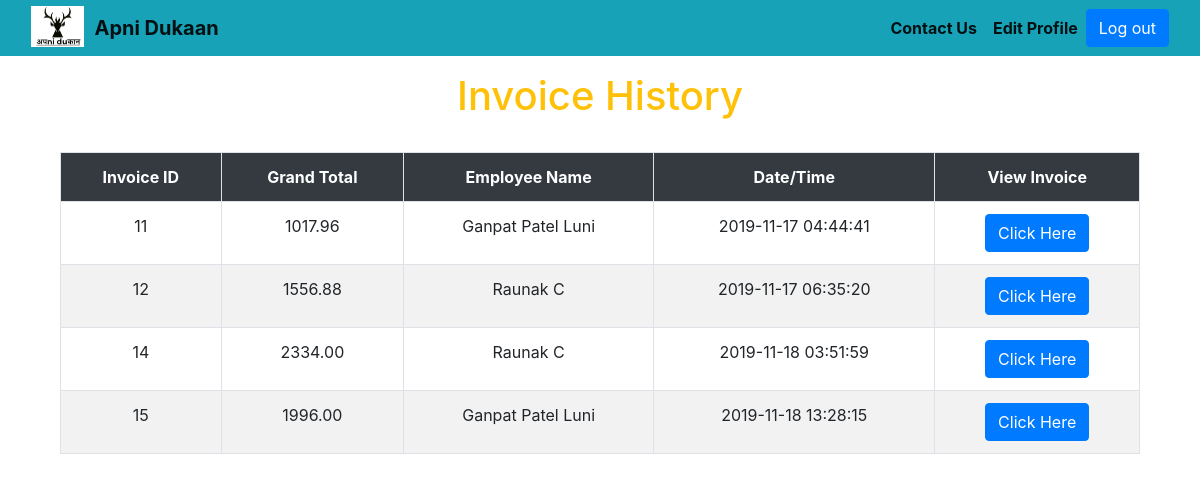
Page /customer_login/customer.php (signed in) on the committed database.
### tables this page shows
CREATE TABLE `invoice` (
  `invoice_id` int(11) NOT NULL,
  `e_id` int(11) NOT NULL,
  `invoice_date` timestamp NOT NULL DEFAULT current_timestamp(),
  `c_mobile` bigint(25) NOT NULL,
  `total_before_tax` decimal(10,2) NOT NULL,
  `total_tax` decimal(10,2) NOT NULL,
  `tax_per` varchar(250) NOT NULL,
  `total_after_tax` double(10,2) NOT NULL
);

### customer_login/customer.php (the view, shortened to what this page needs)
<?php
$res = $_SESSION["favanimal"];
$c_mobile= $res;
?>
<!DOCTYPE html>
<html>
<head>
  <link rel="stylesheet" href="https://maxcdn.bootstrapcdn.com/bootstrap/4.0.0/css/bootstrap.min.css">
 <link rel="stylesheet" type="text/css" href="http://ajax.aspnetcdn.com/ajax/jquery.dataTables/1.9.4/css/jquery.dataTables.css">
</head>
<body>
<?php include('navbar.php');?>
    <br>
 <div class="container">
 <div class="col-lg-12">
 <br><br>
 <h1 class="text-warning text-center" > Invoice History </h1>
 <br>
 <table  id="tabledata" class=" table table-striped table-hover table-bordered">
 <tr class="bg-dark text-white text-center">
<th>Invoice ID</th>
<th>Grand Total</th>
<th>Employee Name</th>
<th>Date/Time</th>
     <th>View Invoice</th>
 </tr >
 <?php
$con = mysqli_connect('localhost','root');
mysqli_select_db($con,'store');
$q = "CALL `showInvoice_to_customer`($c_mobile)";
 $query = mysqli_query($con,$q);
 while($res = mysqli_fetch_array($query)){
 ?>
 <tr class="text-center">
 <td> <?php echo $res['invoice_id'];  ?> </td>
 <td> <?php echo $res['total_after_tax'];  ?> </td>
 <td> <?php echo $res['name'];  ?> </td>
     <td> <?php echo $res['invoice_date'];  ?> </td>
     <td> <button class="btn-primary btn"> <a href="print_invoice.php?invoice_id=<?php echo $res['invoice_id']; ?>" class="text-white"> Click Here </a>  </button> </td>
 </tr>
 <?php
 }
  ?>
 </table>
 </div>
 </div>
</html>

### rows in the picture
invoice: invoice_id "11", total_after_tax "1017.96", name "Ganpat Patel Luni", invoice_date "2019-11-17 04:44:41"
invoice: invoice_id "12", total_after_tax "1556.88", name "Raunak C", invoice_date "2019-11-17 06:35:20"
invoice: invoice_id "14", total_after_tax "2334.00", name "Raunak C", invoice_date "2019-11-18 03:51:59"
invoice: invoice_id "15", total_after_tax "1996.00", name "Ganpat Patel Luni", invoice_date "2019-11-18 13:28:15"
